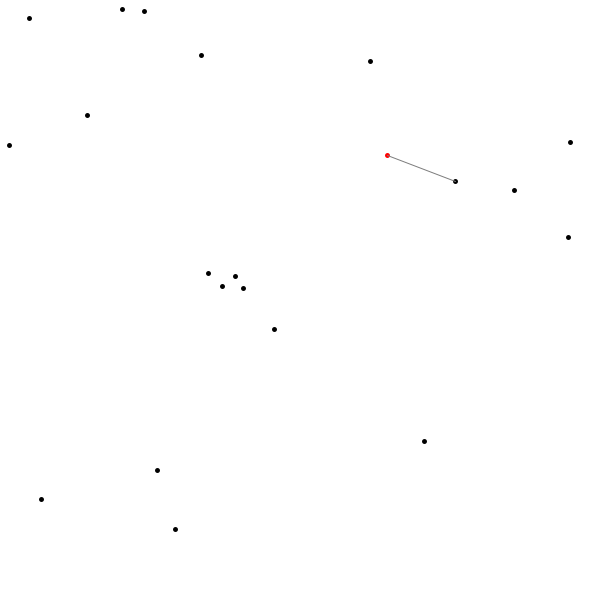
Frame 1 (no input)
Frame 60 (the mouse pressed at the canvas centre just before this capture): identical to frame 1, image omitted
Frame 120 (the mouse held since frame 60 and released just before this capture): identical to frame 1, image omitted

The Processing sketch that drew this single still picture (run headless with seeded random() and noise(); from frame 60 on, the mouse is pressed at the canvas centre):

// Processing sketch: DistGame
// ── DistGame.pde
int numPoints = 20;
PVector[] points = new PVector[numPoints];
int w = 600;
PVector player;

void setup() {
  player = new PVector(random(w), random(w));
  size(600, 600);
  for (int i = 0; i < numPoints; i++) {
    points[i] = new PVector(random(w), random(w));
  }
}

void draw() {
  background(255);
  strokeWeight(5);
  stroke(255, 0, 0);
  point(player.x, player.y);
  for (int i = 0; i < numPoints; i++) {
    stroke(0);
    point(points[i].x, points[i].y);
  }
  
  int j = minVal(points);
  stroke(125);
  strokeWeight(1);
  line(points[floor(j)].x, points[floor(j)].y, player.x, player.y);
}

int minVal(PVector arr[]) {
  float minDist = sqrt(2 * w * w);
  int minIndex = 0;
  for (int i = 0; i < numPoints; i++) {
    if (dist(arr[i].x, arr[i].y, player.x, player.y) < minDist) {
      minDist = dist(arr[i].x, arr[i].y, player.x, player.y);
      minIndex = i;
    }
  }
  return minIndex;
}
